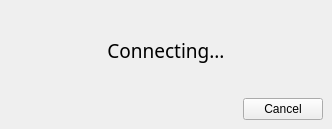
<?xml version="1.0" encoding="UTF-8"?>
<ui version="4.0">
 <class>LoadingWidget</class>
 <widget class="QWidget" name="LoadingWidget">
  <property name="geometry">
   <rect>
    <x>0</x>
    <y>0</y>
    <width>332</width>
    <height>129</height>
   </rect>
  </property>
  <property name="windowTitle">
   <string>Connecting...</string>
  </property>
  <layout class="QVBoxLayout" name="verticalLayout_2">
   <property name="spacing">
    <number>0</number>
   </property>
   <property name="margin">
    <number>0</number>
   </property>
   <item>
    <widget class="QFrame" name="MainFrame">
     <layout class="QVBoxLayout" name="verticalLayout_3">
      <item>
       <layout class="QVBoxLayout" name="verticalLayout">
        <item>
         <widget class="QLabel" name="label">
          <property name="sizePolicy">
           <sizepolicy hsizetype="Expanding" vsizetype="Expanding">
            <horstretch>0</horstretch>
            <verstretch>0</verstretch>
           </sizepolicy>
          </property>
          <property name="font">
           <font>
            <family>Estrangelo Edessa</family>
            <pointsize>14</pointsize>
           </font>
          </property>
          <property name="text">
           <string>Connecting...</string>
          </property>
          <property name="alignment">
           <set>Qt::AlignCenter</set>
          </property>
         </widget>
        </item>
        <item>
         <layout class="QHBoxLayout" name="horizontalLayout">
          <item>
           <spacer name="horizontalSpacer">
            <property name="orientation">
             <enum>Qt::Horizontal</enum>
            </property>
            <property name="sizeHint" stdset="0">
             <size>
              <width>40</width>
              <height>20</height>
             </size>
            </property>
           </spacer>
          </item>
          <item>
           <widget class="QPushButton" name="cancelPushButton">
            <property name="styleSheet">
             <string/>
            </property>
            <property name="text">
             <string>Cancel</string>
            </property>
           </widget>
          </item>
         </layout>
        </item>
       </layout>
      </item>
     </layout>
    </widget>
   </item>
  </layout>
 </widget>
 <resources/>
 <connections/>
</ui>
